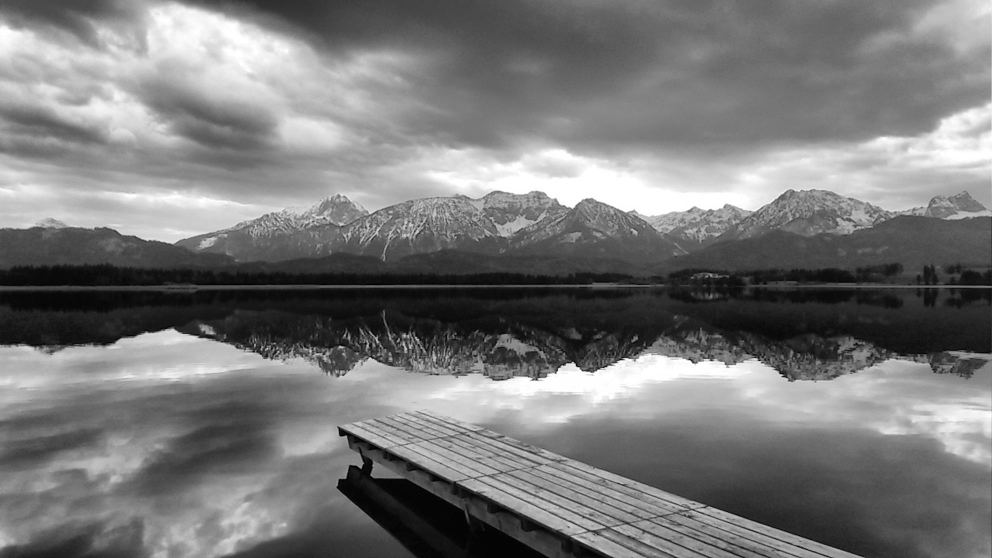
#> input picture image.jpg, 1984 x 1116 px, found by its file name (shown at 1/2 size)
$ jupyter execute Q1.ipynb
#> lines starting #> are read from the running program, lines starting #| are printed output that depends on the picture
[cell 1]
import cv2
import os
import numpy as np
import matplotlib.pyplot as plt

# Path to your image
img_path = r'..\image.jpg'

# Read the image (unchanged so it preserves channels)
img = cv2.imread(img_path, cv2.IMREAD_UNCHANGED)
#> img is the input picture: shape (1116, 1984, 3); min 0, max 255, mean 120.7
if img is None:
    raise FileNotFoundError(f"Cannot load image at {img_path}")

[cell 2]
# --- info ---
h, w = img.shape[:2]
#> h = 1116; w = 1984
channels = 1 if img.ndim == 2 else img.shape[2]
#> channels = 3
dtype = img.dtype
orig_size = os.path.getsize(img_path) / 1024
print(f"Original image: {w}×{h}, channels={channels}, dtype={dtype}, size={orig_size:.2f} KB")
#| Original image: 1984×1116, channels=3, dtype=uint8, size=167.52 KB

# --- compress & ratio ---
out_path = 'image_compressed.jpg'
# 85% JPEG quality
cv2.imwrite(out_path, img, [cv2.IMWRITE_JPEG_QUALITY, 85])
comp_size = os.path.getsize(out_path) / 1024
ratio = orig_size / comp_size if comp_size else float('inf')
print(f"Compressed copy: {out_path}")
print(f" - size={comp_size:.2f} KB")
print(f" - compression ratio (orig/comp) = {ratio:.2f}")

[cell 3]
# Compute negative: for uint8 images simply 255 - pixel
neg = 255 - img if img.dtype == np.uint8 else img.max() - img
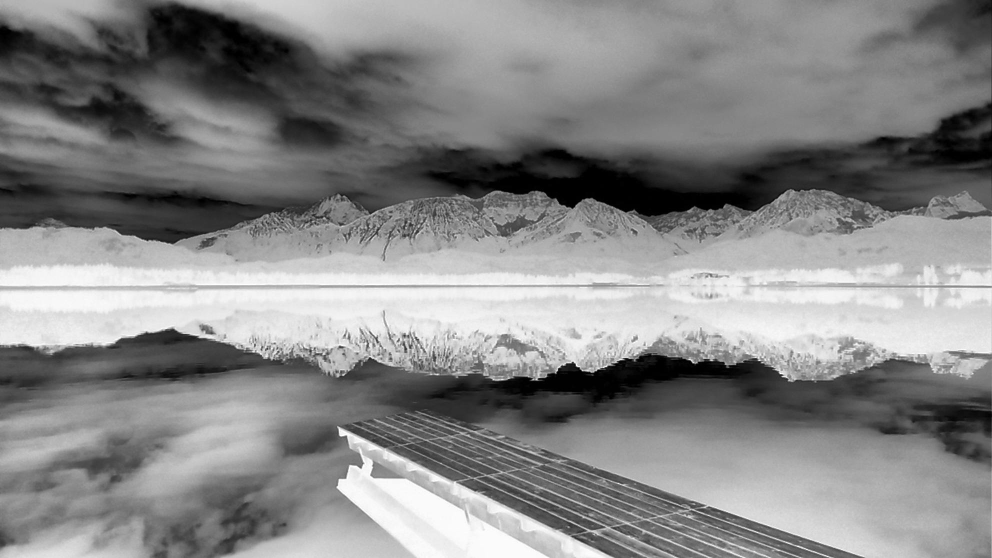
#> neg: shape (1116, 1984, 3) (shown at 1/2 size); min 0, max 255, mean 134.3

# Convert BGR to RGB for display if color
if neg.ndim == 3:
    neg = cv2.cvtColor(neg, cv2.COLOR_BGR2RGB)
    plt.imshow(neg)
else:
    plt.imshow(neg, cmap='gray')

plt.title("Negative Image")
plt.axis('off')
plt.show()
